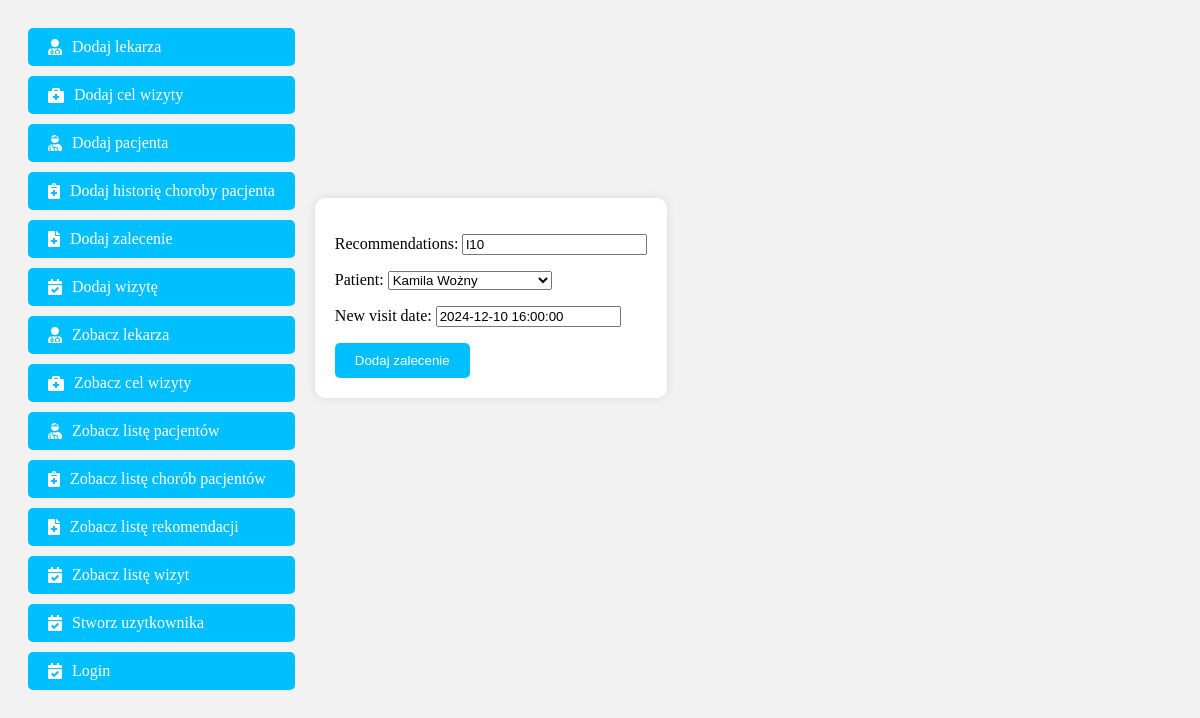
Page /show_recommendations/4/ on the committed database.
### registration/models.py (models this page shows, shortened)
class Recommendation(models.Model):
    recommendations = models.CharField(max_length=64)
    patient = models.ForeignKey(Patient, on_delete=models.CASCADE)
    new_visit_date = models.DateTimeField()

### registration/views.py (the view, shortened to what this page needs)
# urls.py: path('show_recommendations/<int:id>/', views.LetEditRecommendation.as_view(), name='edit_recommendation'),
class LetEditRecommendation(View):
    def get(self, request, id):
        recommendation = Recommendation.objects.get(pk=id)
        form = AddRecommendationForm(instance=recommendation)
        return render(request, 'add_recommendation.html', {'form': form})

### registration/forms.py
class AddRecommendationForm(forms.ModelForm):
    class Meta:
        model = Recommendation
        fields = '__all__'

### registration/models.py (called while the page is built)
    def __str__(self):
        return f'{self.name} {self.surname}'

### templates/add_recommendation.html (shortened to what this page needs)
{% extends 'index.html' %}
{% block content %}
<div class="form-container">
    <form method="post" class="nice-form">
        {{ form.as_p }}
        <button type="submit" class="nice-button">Dodaj zalecenie</button>
    </form>
</div>
{% endblock %}

### registration/static/base.css (style rules this page uses)
.contener { background-color: #f2f2f2; display: flex; justify-content: flex-start; padding: 20px; }
.form-container { display: flex; justify-content: space-between; align-items: center; height: 50vh; padding: 0 20px; }
.nice-form { flex: auto; max-width: calc(100% - 10px); margin-top: 100px; background-color: #ffffff; padding: 20px; border-radius: 10px; box-shadow: 0px 0px 10px 0px rgba(0,0,0,0.1); }
.nice-button { background-color: #00bfff; color: white; padding: 10px 20px; border: none; border-radius: 5px; cursor: pointer; transition: background-color 0.3s ease; }

### rows in the picture
Recommendation: recommendations "l10", patient "Kamila Wożny", new_visit_date "2024-12-10 16:00:00"
